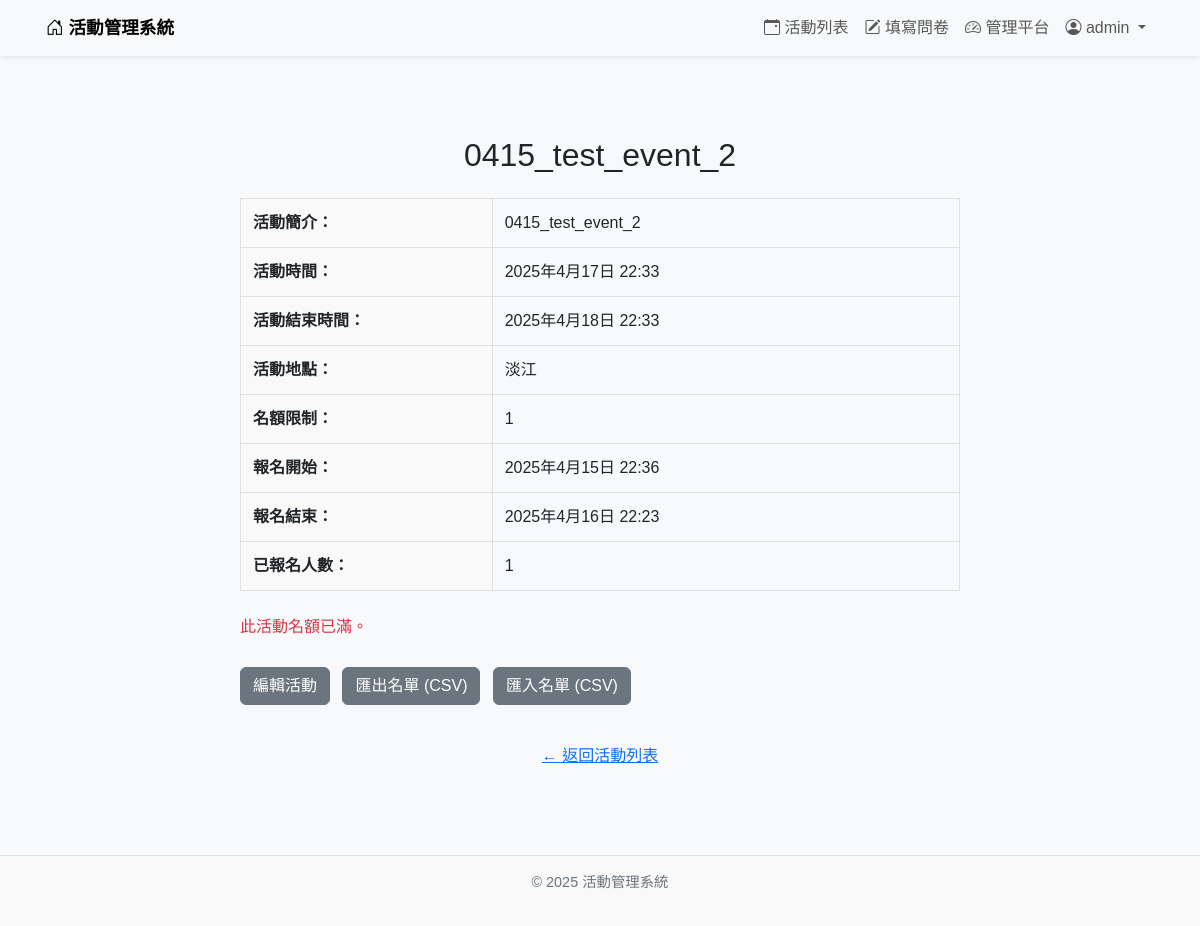
/events/events/19/ (signed in), run on an earlier commit of the app's database.
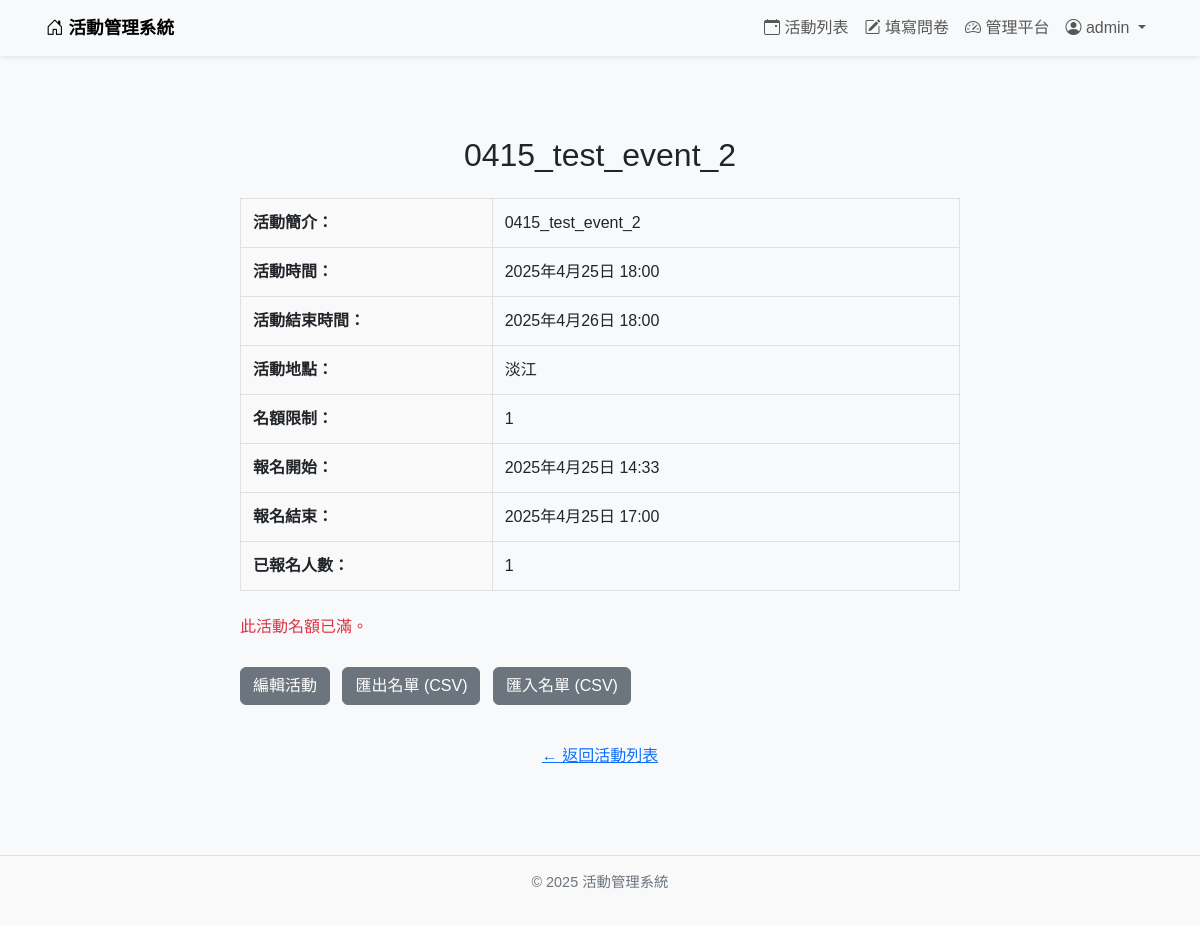
And on a later commit of the database.
### events/models.py (models this page shows, shortened)
class Event(models.Model):
    ACTIVITY_TYPES = [
        ('lecture', '講座'),
        ('seminar', '研討會'),
    ]
    STATUS_CHOICES = [
        ('open', '報名中'),
        ('closed', '報名截止'),
        ('not_open', '尚未開放報名'),
    ]
    name = models.CharField(max_length=200)
    description = models.TextField()
    event_time = models.DateTimeField()
    end_time = models.DateTimeField()
    location = models.CharField(max_length=200)
    capacity_limit = models.PositiveIntegerField()
    registration_start = models.DateTimeField()
    registration_end = models.DateTimeField()
    activity_type = models.CharField(max_length=20, choices=ACTIVITY_TYPES)
    status = models.CharField(max_length=20, choices=STATUS_CHOICES, default='not_open')
    published_time = models.DateTimeField(auto_now_add=True)
    updated_time = models.DateTimeField(auto_now=True)
    poster = models.ImageField(upload_to='posters/', blank=True, null=True)
    language = models.CharField(max_length=100, blank=True, null=True)
    managers = models.ManyToManyField(User, related_name='managed_events', blank=True)

### events/views.py (the view)
# urls.py: path('events/<int:event_id>/', views.event_detail, name='event_detail'),
def event_detail(request, event_id):
    event = get_object_or_404(Event, id=event_id)
    participants_count = event.event_registrations.count()  # 修正 related_name
    is_registered = event.event_registrations.filter(user=request.user).exists()
    return render(request, 'events/event_detail.html', {
        'event': event,
        'participants_count': participants_count,
        'is_registered': is_registered,
        'now': now(),
    })

### events/context_processors.py (called while the page is built)
def is_event_manager(request):
    if request.user.is_authenticated:
        return {
            'is_event_manager': Event.objects.filter(managers=request.user).exists()
        }
    return {'is_event_manager': False}

### templates/events/event_detail.html (shortened to what this page needs)
{% extends 'base.html' %}
{% block content %}
<div class="event-detail-container">
  <h1>{{ event.name }}</h1>
  <table class="event-detail-table">
    <tr><th>活動簡介：</th><td>{{ event.description }}</td></tr>
    <tr><th>活動時間：</th><td>{{ event.event_time }}</td></tr>
    <tr><th>活動結束時間：</th><td>{{ event.end_time }}</td></tr>
    <tr><th>活動地點：</th><td>{{ event.location }}</td></tr>
    <tr><th>名額限制：</th><td>{{ event.capacity_limit }}</td></tr>
    <tr><th>報名開始：</th><td>{{ event.registration_start }}</td></tr>
    <tr><th>報名結束：</th><td>{{ event.registration_end }}</td></tr>
    <tr><th>已報名人數：</th><td>{{ participants_count }}</td></tr>
  </table>
  <div class="event-buttons">
    {% if user.is_authenticated %}
      {% if is_registered %}
        <p class="text-success">您已報名此活動。</p>
        <form method="POST" action="{% url 'cancel_registration' event.id %}">
          {% csrf_token %}
          <button type="submit" class="btn btn-outline-danger">取消報名</button>
        </form>
      {% elif participants_count >= event.capacity_limit %}
        <p class="text-danger">此活動名額已滿。</p>
      {% elif now < event.registration_start %}
        <p class="text-muted">報名尚未開放。</p>
      {% elif now > event.registration_end %}
        <p class="text-muted">報名已截止。</p>
      {% else %}
        <form method="POST" action="{% url 'register_event' event.id %}">
          {% csrf_token %}
          <button type="submit" class="btn btn-primary">報名活動</button>
        </form>
      {% endif %}
    {% else %}
      <p>請先<a href="{% url 'login' %}">登入</a>以報名活動。</p>
    {% endif %}
  </div>
  {% if user in event.managers.all or user.is_staff %}
  <div class="event-buttons">
    <a href="{% url 'edit_event' event.id %}" class="btn btn-secondary">編輯活動</a>
    <a href="{% url 'export_registrations_csv' event.id %}" class="btn btn-secondary">匯出名單 (CSV)</a>
    <a href="{% url 'import_registrations_csv' event.id %}" class="btn btn-secondary">匯入名單 (CSV)</a>
  </div>
  {% endif %}
  <div class="event-return">
    <a href="{% url 'event_list' %}" class="btn btn-link">← 返回活動列表</a>
  </div>
</div>
{% endblock %}

What changed in the data, as far as the page shows it:
changed Event "0415_test_event_2": event_time "2025年4月17日 22:33" → "2025年4月25日 18:00"; end_time "2025年4月18日 22:33" → "2025年4月26日 18:00"; registration_start "2025年4月15日 22:36" → "2025年4月25日 14:33"; registration_end "2025年4月16日 22:23" → "2025年4月25日 17:00"
